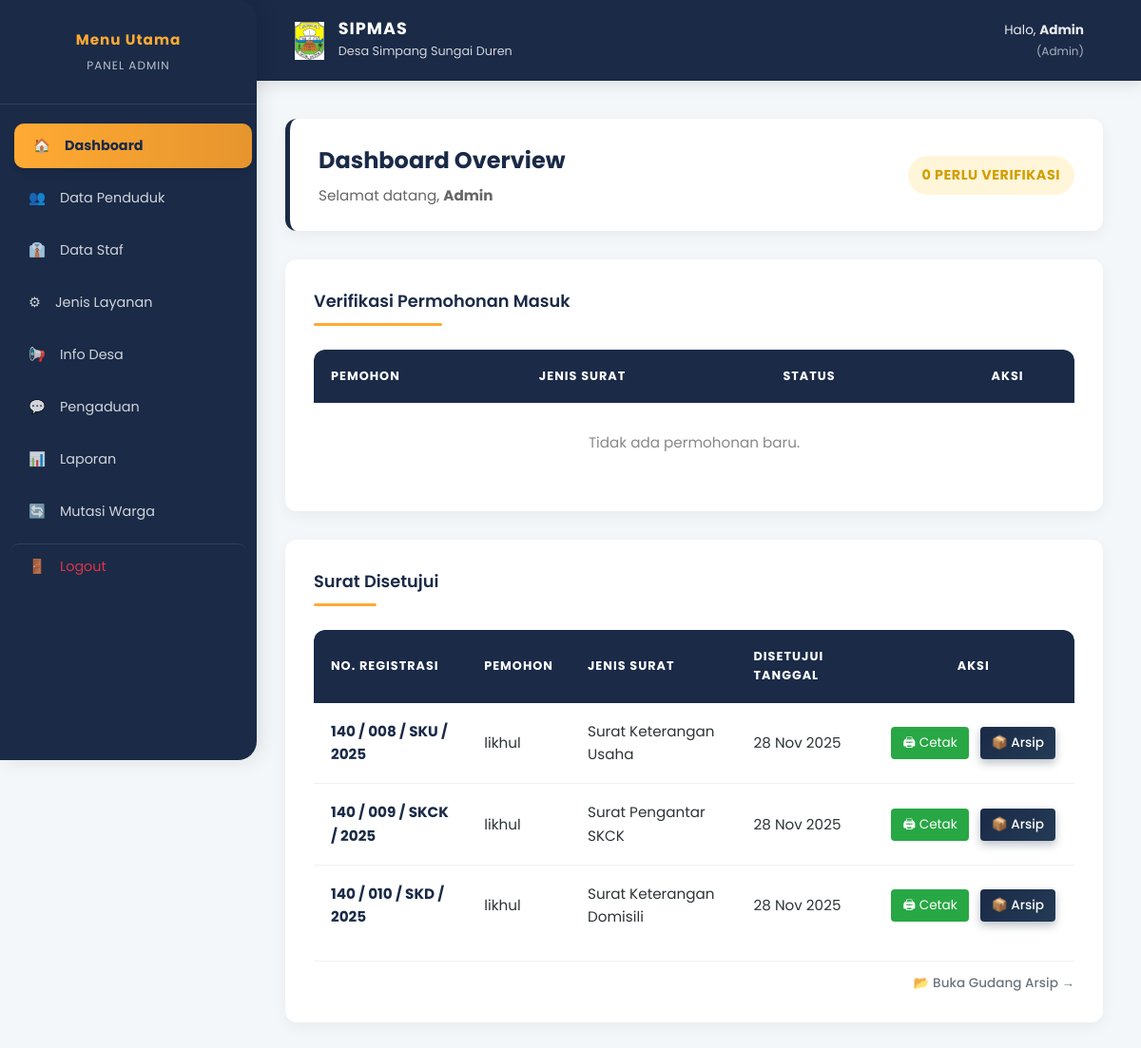
The app's page /index.php?page=dashboard_admin (signed in), older data.
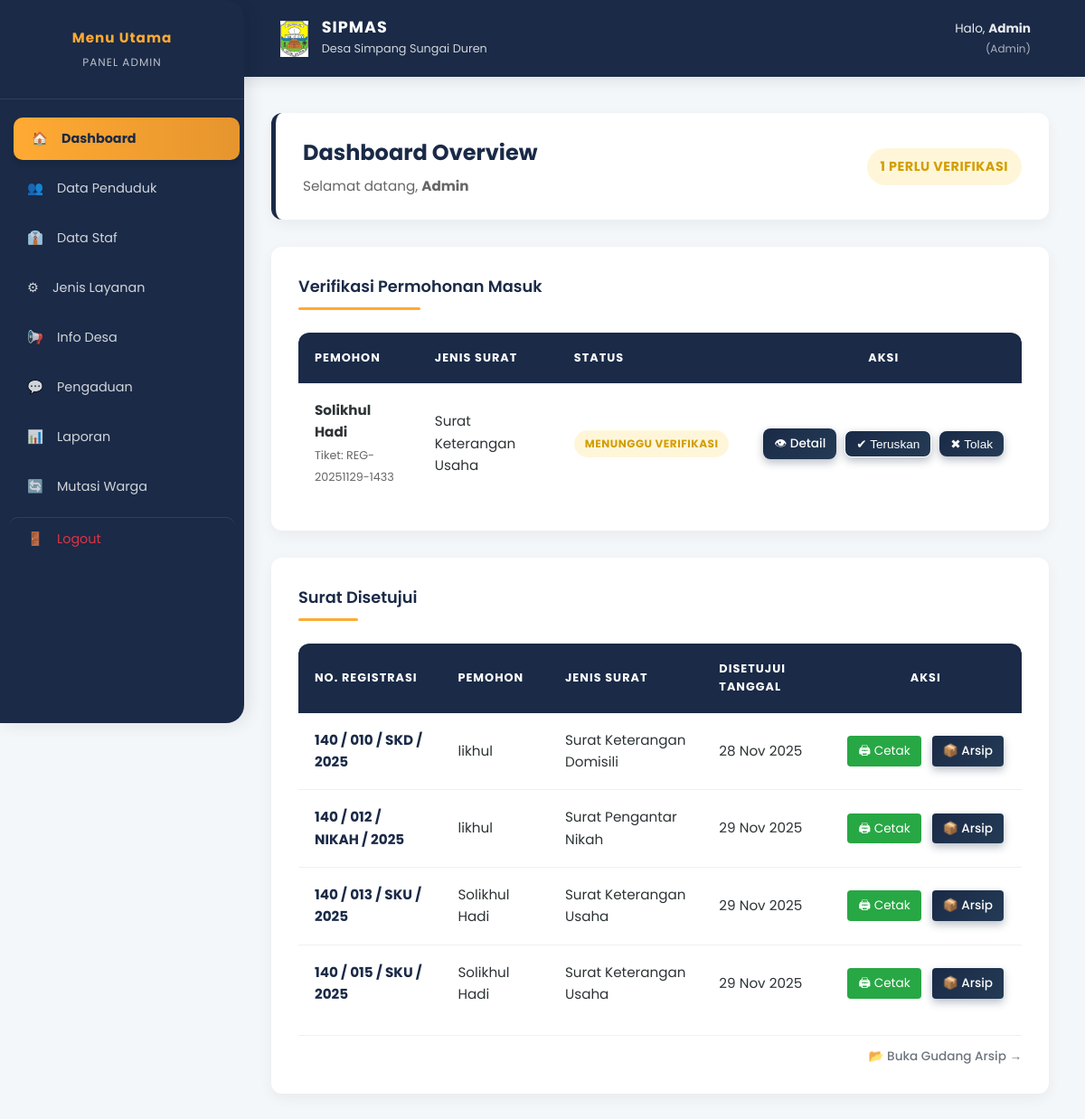
The same page, newer data.
### tables this page shows
CREATE TABLE `permohonan` (
  `id` int(11) NOT NULL,
  `user_id` int(11) NOT NULL,
  `layanan_id` int(11) NOT NULL,
  `nomor_tiket` varchar(50) NOT NULL,
  `data_pengaju` text DEFAULT NULL,
  `status` enum('pending','verifikasi_admin','menunggu_kades','disetujui','ditolak','selesai') DEFAULT 'pending',
  `diverifikasi_oleh_admin_id` int(11) DEFAULT NULL,
  `disetujui_oleh_kades_id` int(11) DEFAULT NULL,
  `ditolak_oleh_admin_id` int(11) DEFAULT NULL,
  `keterangan_status` text DEFAULT NULL,
  `status_arsip` tinyint(1) DEFAULT 0,
  `created_at` timestamp NOT NULL DEFAULT current_timestamp(),
  `updated_at` timestamp NOT NULL DEFAULT current_timestamp() ON UPDATE current_timestamp()
);

CREATE TABLE `surat_digital` (
  `id` int(11) NOT NULL,
  `permohonan_id` int(11) NOT NULL,
  `nomor_surat_resmi` varchar(100) NOT NULL,
  `isi_surat` text NOT NULL,
  `tanggal_dibuat` timestamp NOT NULL DEFAULT current_timestamp()
);

CREATE TABLE `users` (
  `id` int(11) NOT NULL,
  `role` enum('admin','kades','masyarakat') NOT NULL,
  `nik` char(16) DEFAULT NULL,
  `nama_lengkap` varchar(150) NOT NULL,
  `tempat_lahir` varchar(50) DEFAULT NULL,
  `tanggal_lahir` date DEFAULT NULL,
  `jenis_kelamin` enum('Laki-laki','Perempuan') DEFAULT NULL,
  `agama` varchar(20) DEFAULT NULL,
  `status_perkawinan` enum('Belum Kawin','Kawin','Cerai Hidup','Cerai Mati') DEFAULT NULL,
  `pekerjaan` varchar(50) DEFAULT NULL,
  `email` varchar(100) NOT NULL,
  `password` varchar(255) NOT NULL,
  `no_hp` varchar(20) DEFAULT NULL,
  `alamat` text DEFAULT NULL,
  `jabatan` varchar(100) DEFAULT NULL,
  `status_kependudukan` enum('Tetap','Pindah','Meninggal') DEFAULT 'Tetap',
  `status_akun` tinyint(1) DEFAULT 1,
  `created_at` timestamp NOT NULL DEFAULT current_timestamp(),
  `updated_at` timestamp NOT NULL DEFAULT current_timestamp() ON UPDATE current_timestamp()
);

CREATE TABLE `jenis_layanan` (
  `id` int(11) NOT NULL,
  `nama_layanan` varchar(100) NOT NULL,
  `kode_surat` varchar(20) NOT NULL,
  `syarat_dokumen` text DEFAULT NULL,
  `is_active` tinyint(1) DEFAULT 1
);

### controllers/PermohonanController.php (called while the page is built, shortened)
<?php
class PermohonanController {
    private $conn;
    public function __construct($db) {
        $this->conn = $db;
    }
    public function getPermohonanByStatus($status) {
        $query = "SELECT p.*, u.nama_lengkap as nama_pemohon, l.nama_layanan, sd.nomor_surat_resmi
                  FROM permohonan p
                  JOIN users u ON p.user_id = u.id
                  JOIN jenis_layanan l ON p.layanan_id = l.id
                  LEFT JOIN surat_digital sd ON sd.permohonan_id = p.id
                  WHERE p.status = ? AND (p.status_arsip = 0 OR p.status_arsip IS NULL)
                  ORDER BY p.created_at ASC";
        $stmt = $this->conn->prepare($query);
        $stmt->execute([$status]);
        return $stmt->fetchAll();
    }
}
?>

### views/admin/dashboard.php (the view, shortened to what the changed rows need)
<section>
    <div class="content-header">
        <div>
            <h2 style="margin: 0; color: var(--primary);">Dashboard Overview</h2>
            <p style="margin: 5px 0 0; color: #666;">Selamat datang, <strong><?= htmlspecialchars($_SESSION['nama']) ?></strong></p>
        </div>
        <div style="text-align: right;">
            <span class="badge badge-warning" style="font-size: 0.9rem; padding: 10px 15px;">
                <?= count($permohonanMasuk) ?> Perlu Verifikasi
            </span>
        </div>
    </div>
    <div class="card">
        <h3>Verifikasi Permohonan Masuk</h3>
        <div class="table-responsive">
            <table>
                <thead>
                    <tr>
                        <th>Pemohon</th> <th>Jenis Surat</th> <th>Status</th> <th style="text-align: center;">Aksi</th>
                    </tr>
                </thead>
                <tbody>
                    <?php if (empty($permohonanMasuk)): ?>
                        <tr><td colspan="4" style="text-align:center; padding: 30px; color: #888;">Tidak ada permohonan baru.</td></tr>
                    <?php else: ?>
                        <?php foreach ($permohonanMasuk as $p): ?>
                            <tr>
                                <td>
                                    <strong><?= htmlspecialchars($p->nama_pemohon) ?></strong><br>
                                    <small style="color:#666;">Tiket: <?= $p->nomor_tiket ?></small>
                                </td>
                                <td><?= htmlspecialchars($p->nama_layanan) ?></td>
                                <td><span class="badge badge-warning">Menunggu Verifikasi</span></td>
                                <td style="text-align: center;">
                                    <div style="display: flex; gap: 5px; justify-content: center; align-items: center;">
                                        <a href="index.php?page=detail_permohonan&id=<?= $p->id ?>" class="btn-primary" style="padding: 6px 12px; font-size: 0.85rem;">👁 Detail</a>
                                        <form action="index.php?action=verifikasi_admin" method="POST" style="margin:0;">
                                            <button type="submit" class="btn-warning" style="padding: 6px 12px; font-size: 0.85rem; border: 1px solid;">✔ Teruskan</button>
                                        </form>
                                        <button type="button" onclick="bukaModalTolak(<?= $p->id ?>)" class="btn-danger" style="padding: 6px 12px; font-size: 0.85rem;">✖ Tolak</button>
                                    </div>
                                </td>
                            </tr>
                        <?php endforeach; ?>
                    <?php endif; ?>
                </tbody>
            </table>
        </div>
    </div>
    <div class="card" style="margin-top: 30px;">
        <h3>Surat Disetujui</h3>
        <div class="table-responsive">
            <table>
                <thead>
                    <tr>
                        <th>No. Registrasi</th> <th>Pemohon</th> <th>Jenis Surat</th> <th>Disetujui Tanggal</th> <th style="text-align: center;">Aksi</th>
                    </tr>
                </thead>
                <tbody>
                    <?php if (empty($permohonanSiapCetak)): ?>
                        <tr>
                            <td colspan="5" style="text-align: center; padding: 40px; color: #888;">
                                <div style="font-size: 2rem; margin-bottom: 10px;">📭</div>
                                <h4 style="margin: 0; color: #555;">Belum ada data</h4>
                                <p style="font-size: 0.9rem; margin:0;">Saat ini belum ada surat yang selesai diproses.</p>
                            </td>
                        </tr>
                    <?php else: ?>
                        <?php foreach ($permohonanSiapCetak as $pc): ?>
                            <tr>
                                <td>
                                    <strong style="color: var(--primary);">
                                        <?= $pc->nomor_surat_resmi ?? $pc->nomor_tiket ?>
                                    </strong>
                                </td>
                                <td><?= htmlspecialchars($pc->nama_pemohon) ?></td>
                                <td><?= htmlspecialchars($pc->nama_layanan) ?></td>
                                <td><?= date('d M Y', strtotime($pc->updated_at)) ?></td>
                                <td style="text-align: center;">
                                    <div style="display: flex; gap: 8px; justify-content: center; align-items: center;">
                                        <a href="index.php?page=cetak_surat&id=<?= $pc->id ?>" target="_blank"
                                           class="btn-success"
                                           style="padding: 6px 12px; border-radius: 4px; text-decoration: none; font-size: 0.85rem; color: white; display: inline-flex; align-items: center;">
                                            🖨 Cetak
                                        </a>
                                        <a href="#"
                                           onclick="showPopup('confirm', 'Arsipkan Surat?', 'Surat akan dipindahkan ke Gudang Arsip.', () => window.location.href='index.php?action=arsipkan_surat&id=<?= $pc->id ?>')"
                                           class="btn-primary"
                                           style="background: #6c757d; color: white; padding: 6px 12px; border-radius: 4px; text-decoration: none; font-size: 0.85rem; display: inline-flex; align-items: center;">
                                            📦 Arsip
                                        </a>
                                    </div>
                                </td>
                            </tr>
                        <?php endforeach; ?>
                    <?php endif; ?>
                </tbody>
            </table>
        </div>
        <div style="text-align: right; margin-top: 15px; border-top: 1px solid #f0f0f0; padding-top: 10px;">
            <a href="index.php?page=data_arsip" style="font-size: 0.85rem; color: #6c757d; text-decoration: none; font-weight: 500; display: inline-flex; align-items: center; gap: 5px;">
                📂 Buka Gudang Arsip &rarr;
            </a>
        </div>
    </div>
</section>

Row changes from the older to the newer data that the page shows:
no longer on this page (row edited): permohonan: surat_digital.nomor_surat_resmi "140 / 008 / SKU / 2025", user.nama_lengkap "likhul", layanan.nama_layanan "Surat Keterangan Usaha", updated_at "28 Nov 2025", shown under "Surat Disetujui"
no longer on this page (row edited): permohonan: surat_digital.nomor_surat_resmi "140 / 009 / SKCK / 2025", user.nama_lengkap "likhul", layanan.nama_layanan "Surat Pengantar SKCK", updated_at "28 Nov 2025", shown under "Surat Disetujui"
added permohonan: user.nama_lengkap "Solikhul Hadi", nomor_tiket "REG-20251129-1433", layanan.nama_layanan "Surat Keterangan Usaha", shown under "Verifikasi Permohonan Masuk"
added permohonan: surat_digital.nomor_surat_resmi "140 / 012 / NIKAH / 2025", user.nama_lengkap "likhul", layanan.nama_layanan "Surat Pengantar Nikah", updated_at "29 Nov 2025", shown under "Surat Disetujui"
added permohonan: surat_digital.nomor_surat_resmi "140 / 013 / SKU / 2025", user.nama_lengkap "Solikhul Hadi", layanan.nama_layanan "Surat Keterangan Usaha", updated_at "29 Nov 2025", shown under "Surat Disetujui"
added permohonan: surat_digital.nomor_surat_resmi "140 / 015 / SKU / 2025", user.nama_lengkap "Solikhul Hadi", layanan.nama_layanan "Surat Keterangan Usaha", updated_at "29 Nov 2025", shown under "Surat Disetujui"
Text that changed along with them:
count($permohonanMasuk): "0" → "1"
text no longer shown: "Tidak ada permohonan baru."
